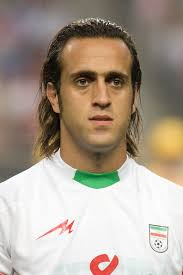
#> input picture cv-lav-session-09/karimi.jpg, 183 x 275 px
$ python downsize.py
#> lines starting #> are read from the running program, lines starting #| are printed output that depends on the picture
import numpy as np
import cv2
from matplotlib import pyplot as plt

I = cv2.imread('karimi.jpg')
#> I is the input picture: shape (275, 183, 3); mean B, G, R 144.4, 158.4, 171.7
s = 4; # downsize with a factor of s

# Downsize by sampling every s pixels:
J = I[::s, ::s, :]
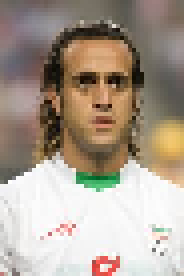
#> J: shape (69, 46, 3) (shown 4 times larger); mean B, G, R 144.3, 158.1, 171.4

Jb = Jg = J

# [10 lines of commented-out code are left out]

f, ax = plt.subplots(2,3, gridspec_kw={'height_ratios': [s,1]})

# do not change this (turns off the axes)
for a in ax.ravel():
    a.axis('off')

ax[0,1].set_title('Original')
ax[0,1].imshow(I[:,:,::-1])

ax[1,0].set_title('Downsized')
ax[1,0].imshow(J[:,:,::-1], interpolation='none')

ax[1,1].set_title('Box Blur + Downsized')
ax[1,1].imshow(Jb[:,:,::-1], interpolation='none');

ax[1,2].set_title('Gaussian Blur + Downsized')
ax[1,2].imshow(Jg[:,:,::-1], interpolation='none');

plt.show()
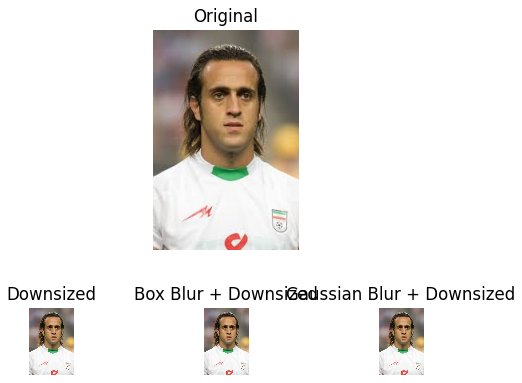
#> figure drawn by matplotlib, 4 panels
